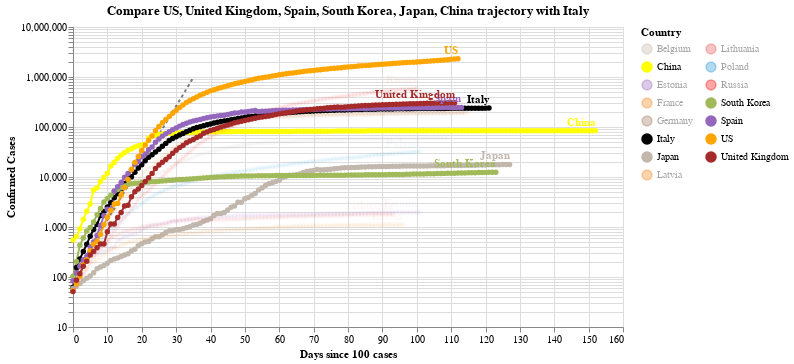

Source (notebook cell):
### Code cell
#hide_input
chart2 = make_since_chart(dff2, ['US', 'United Kingdom', 'Spain', 'South Korea', 'Japan', 'China'], baseline_countries)
chart2

### Figure 1 — Vega-Lite specification as saved in the notebook (floating-point values rounded to 4 significant figures; data arrays with more than 128 entries replaced by an {"elided": "..."} marker saying what was removed)
{"config": {"view": {"continuousWidth": 400, "continuousHeight": 300}}, "layer": [{"data": {"name": "data-628230001892d6798b50651be41d1b3e"}, "mark": {"type": "line", "color": "black", "opacity": 0.5, "strokeDash": [3, 3]}, "encoding": {"x": {"type": "quantitative", "field": "Days since 100 cases"}, "y": {"type": "quantitative", "field": "Confirmed Cases"}}}, {"data": {"name": "data-4441de4a84ba261c17a7199214ae8e80"}, "mark": {"type": "line", "point": true}, "encoding": {"color": {"type": "nominal", "field": "Country", "legend": {"columns": 2}, "scale": {"domain": ["Belgium", "China", "Estonia", "France", "Germany", "Italy", "Japan", "Latvia", "Lithuania", "Poland", "Russia", "South Korea", "Spain", "US", "United Kingdom"], "range": ["#C1B7AD", "yellow", "#9467bd", "#F58518", "#9D755D", "black", "#C1B7AD", "#F58518", "#E45756", "#2495D3", "red", "#A1BA59", "#9467bd", "orange", "brown"]}}, "opacity": {"condition": {"value": 1, "selection": "selector006"}, "value": 0.05}, "tooltip": [{"type": "nominal", "field": "Country"}, {"type": "temporal", "field": "Date"}, {"type": "quantitative", "field": "Confirmed Cases"}, {"type": "quantitative", "field": "Days since 100 cases"}], "x": {"type": "quantitative", "field": "Days since 100 cases"}, "y": {"type": "quantitative", "field": "Confirmed Cases", "scale": {"type": "log"}}}, "selection": {"selector006": {"type": "multi", "fields": ["Country"], "bind": "legend", "init": [{"Country": "US"}, {"Country": "United Kingdom"}, {"Country": "Spain"}, {"Country": "South Korea"}, {"Country": "Japan"}, {"Country": "China"}, {"Country": "Italy"}]}}, "width": 550}, {"data": {"name": "data-4441de4a84ba261c17a7199214ae8e80"}, "mark": {"type": "text", "align": "right", "dy": -8, "fontWeight": "bold"}, "encoding": {"color": {"type": "nominal", "field": "Country", "legend": {"columns": 2}, "scale": {"domain": ["Belgium", "China", "Estonia", "France", "Germany", "Italy", "Japan", "Latvia", "Lithuania", "Poland", "Russia", "South Korea", "Spain", "US", "United Kingdom"], "range": ["#C1B7AD", "yellow", "#9467bd", "#F58518", "#9D755D", "black", "#C1B7AD", "#F58518", "#E45756", "#2495D3", "red", "#A1BA59", "#9467bd", "orange", "brown"]}}, "opacity": {"condition": {"value": 1, "selection": "selector006"}, "value": 0.05}, "text": {"type": "nominal", "field": "Country"}, "tooltip": [{"type": "nominal", "field": "Country"}, {"type": "temporal", "field": "Date"}, {"type": "quantitative", "field": "Confirmed Cases"}, {"type": "quantitative", "field": "Days since 100 cases"}], "x": {"type": "quantitative", "field": "Days since 100 cases"}, "y": {"type": "quantitative", "field": "Confirmed Cases", "scale": {"type": "log"}}}, "transform": [{"filter": "(datum['Date'] >= 1592784000000)"}], "width": 550}], "title": "Compare US, United Kingdom, Spain, South Korea, Japan, China trajectory with Italy", "$schema": "https://vega.github.io/schema/vega-lite/v4.0.2.json", "datasets": {"data-628230001892d6798b50651be41d1b3e": [{"Days since 100 cases": 0, "Confirmed Cases": 100.0}, {"Days since 100 cases": 1, "Confirmed Cases": 130.0}, {"Days since 100 cases": 2, "Confirmed Cases": 169.0}, {"Days since 100 cases": 3, "Confirmed Cases": 219.7}, {"Days since 100 cases": 4, "Confirmed Cases": 285.6}, {"Days since 100 cases": 5, "Confirmed Cases": 371.3}, {"Days since 100 cases": 6, "Confirmed Cases": 482.7}, {"Days since 100 cases": 7, "Confirmed Cases": 627.5}, {"Days since 100 cases": 8, "Confirmed Cases": 815.7}, {"Days since 100 cases": 9, "Confirmed Cases": 1060.0}, {"Days since 100 cases": 10, "Confirmed Cases": 1379.0}, {"Days since 100 cases": 11, "Confirmed Cases": 1792.0}, {"Days since 100 cases": 12, "Confirmed Cases": 2330.0}, {"Days since 100 cases": 13, "Confirmed Cases": 3029.0}, {"Days since 100 cases": 14, "Confirmed Cases": 3937.0}, {"Days since 100 cases": 15, "Confirmed Cases": 5119.0}, {"Days since 100 cases": 16, "Confirmed Cases": 6654.0}, {"Days since 100 cases": 17, "Confirmed Cases": 8650.0}, {"Days since 100 cases": 18, "Confirmed Cases": 11250.0}, {"Days since 100 cases": 19, "Confirmed Cases": 14620.0}, {"Days since 100 cases": 20, "Confirmed Cases": 19000.0}, {"Days since 100 cases": 21, "Confirmed Cases": 24710.0}, {"Days since 100 cases": 22, "Confirmed Cases": 32120.0}, {"Days since 100 cases": 23, "Confirmed Cases": 41750.0}, {"Days since 100 cases": 24, "Confirmed Cases": 54280.0}, {"Days since 100 cases": 25, "Confirmed Cases": 70560.0}, {"Days since 100 cases": 26, "Confirmed Cases": 91730.0}, {"Days since 100 cases": 27, "Confirmed Cases": 119300.0}, {"Days since 100 cases": 28, "Confirmed Cases": 155000.0}, {"Days since 100 cases": 29, "Confirmed Cases": 201500.0}, {"Days since 100 cases": 30, "Confirmed Cases": 262000.0}, {"Days since 100 cases": 31, "Confirmed Cases": 340600.0}, {"Days since 100 cases": 32, "Confirmed Cases": 442800.0}, {"Days since 100 cases": 33, "Confirmed Cases": 575600.0}, {"Days since 100 cases": 34, "Confirmed Cases": 748300.0}, {"Days since 100 cases": 35, "Confirmed Cases": 972800.0}], "data-4441de4a84ba261c17a7199214ae8e80": {"elided": "1703 records"}}}
